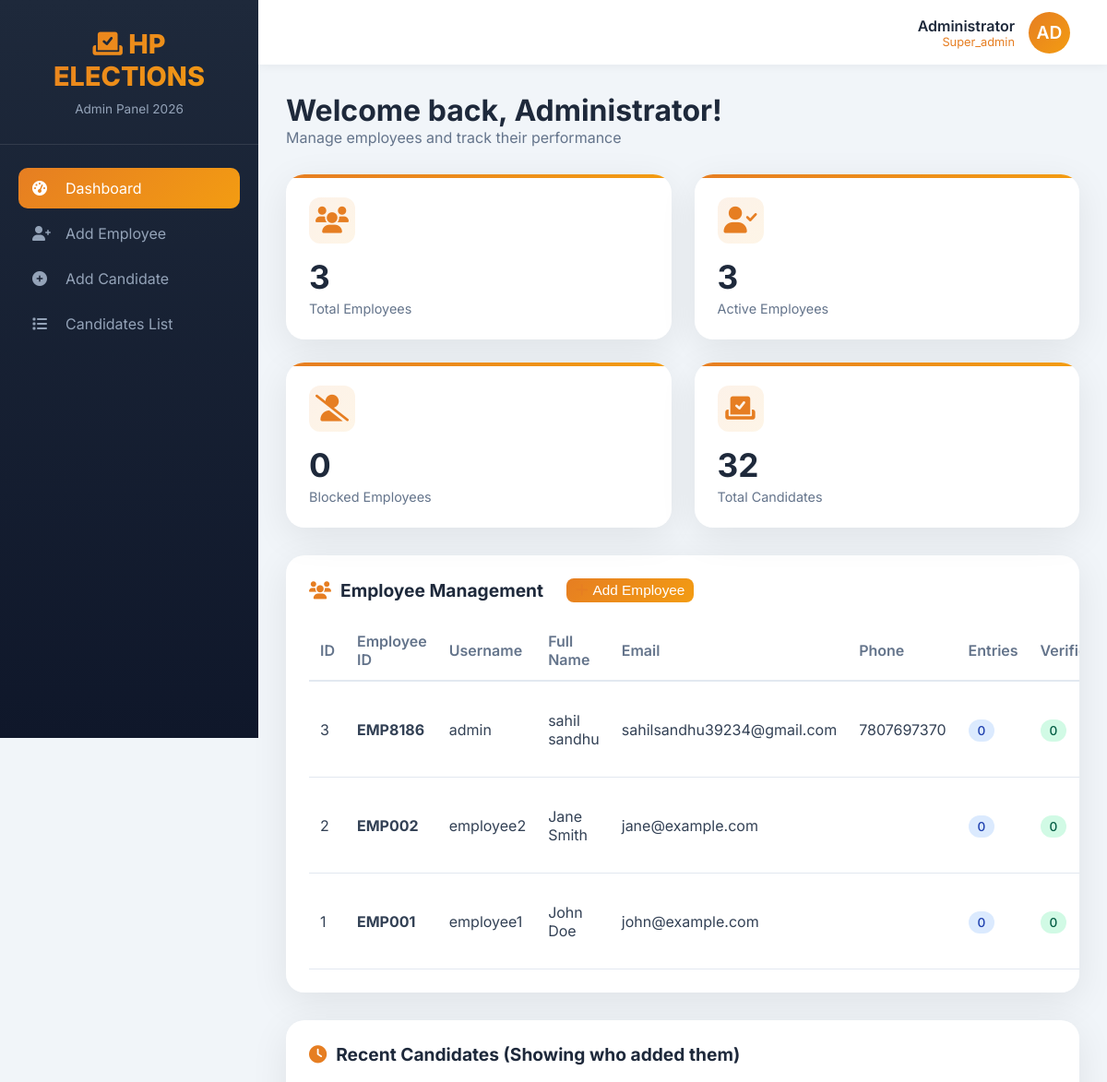
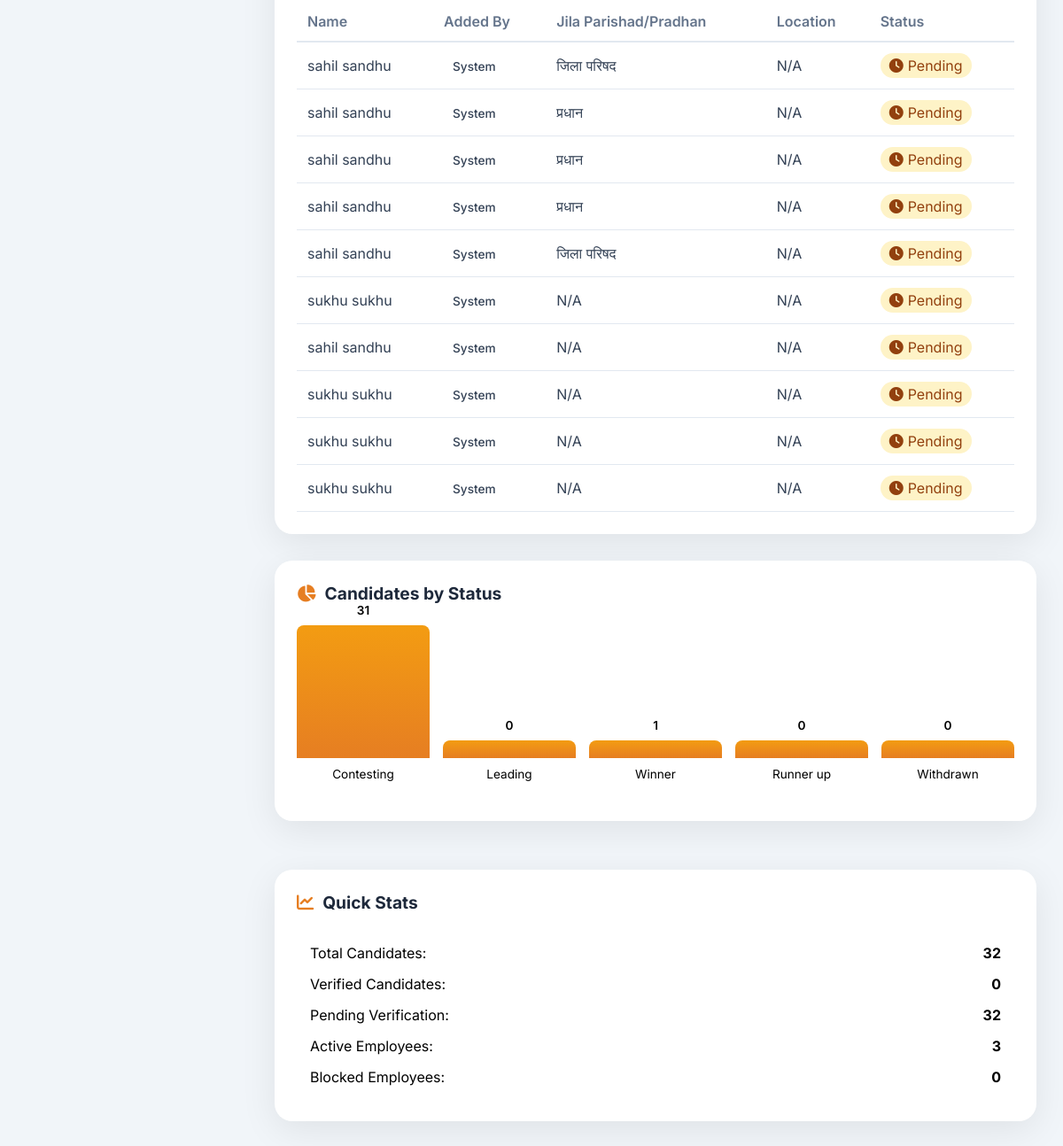
Page /admin/dashboard.php (signed in) on the committed database (2 pictures, top to bottom).
### tables this page shows
CREATE TABLE `employees` (
  `id` int(11) NOT NULL,
  `employee_id` varchar(50) NOT NULL,
  `username` varchar(100) NOT NULL,
  `password` varchar(255) NOT NULL,
  `full_name` varchar(100) NOT NULL,
  `email` varchar(100) DEFAULT NULL,
  `phone` varchar(20) DEFAULT NULL,
  `status` enum('active','blocked','inactive') DEFAULT 'active',
  `total_entries` int(11) DEFAULT 0,
  `last_login` datetime DEFAULT NULL,
  `created_at` timestamp NOT NULL DEFAULT current_timestamp(),
  `updated_at` timestamp NOT NULL DEFAULT current_timestamp() ON UPDATE current_timestamp()
);

CREATE TABLE `candidates` (
  `id` int(11) NOT NULL,
  `candidate_id` varchar(50) NOT NULL,
  `district_id` int(11) NOT NULL,
  `jila_parishad_pradhan` enum('jila_parishad','pradhan') DEFAULT NULL,
  `jila_parishad_id` int(11) DEFAULT NULL,
  `block_id` int(11) NOT NULL,
  `panchayat_id` int(11) NOT NULL,
  `village` varchar(100) NOT NULL,
  `candidate_name_hi` varchar(100) NOT NULL,
  `candidate_name_en` varchar(100) NOT NULL,
  `relation_type` enum('father','husband') NOT NULL,
  `relation_name` varchar(100) NOT NULL,
  `gender` enum('Male','Female','Other') NOT NULL,
  `age` int(11) NOT NULL,
  `education` varchar(200) DEFAULT NULL,
  `profession` varchar(100) DEFAULT NULL,
  `short_notes_hi` text DEFAULT NULL,
  `bio_hi` text DEFAULT NULL,
  `bio_en` text DEFAULT NULL,
  `slug` varchar(500) NOT NULL,
  `photo_url` varchar(500) DEFAULT NULL,
  `video_message_url` varchar(500) DEFAULT NULL,
  `interview_video_url` varchar(500) DEFAULT NULL,
  `mobile_number` varchar(15) DEFAULT NULL,
  `whatsapp_number` varchar(15) DEFAULT NULL,
  `email` varchar(100) DEFAULT NULL,
  `facebook_url` varchar(500) DEFAULT NULL,
  `twitter_url` varchar(500) DEFAULT NULL,
  `instagram_url` varchar(500) DEFAULT NULL,
  `status` enum('contesting','leading','winner','runner_up','withdrawn') DEFAULT 'contesting',
  `approval_status` enum('pending','approved','rejected') DEFAULT 'pending',
  `views` int(11) DEFAULT 0,
  `featured` tinyint(1) DEFAULT 0,
  `created_at` timestamp NOT NULL DEFAULT current_timestamp(),
  `updated_at` timestamp NOT NULL DEFAULT current_timestamp() ON UPDATE current_timestamp(),
  `created_by` int(11) DEFAULT NULL,
  `whatsapp_verified` tinyint(1) DEFAULT 0,
  `photo_hidden` tinyint(1) DEFAULT 1,
  `verification_code` varchar(6) DEFAULT NULL,
  `verification_expiry` datetime DEFAULT NULL
);

### admin/dashboard.php (the view, shortened to what this page needs)
 <?php
require_once '../config.php';
$adminName = $_SESSION['admin_name'];
$adminRole = $_SESSION['admin_role'];
$employees = $pdo->query("
    SELECT e.*,
           COUNT(c.id) as total_entries,
           COUNT(CASE WHEN c.whatsapp_verified = 1 THEN 1 END) as verified_entries
    FROM employees e
    LEFT JOIN candidates c ON e.id = c.created_by
    GROUP BY e.id
    ORDER BY e.created_at DESC
")->fetchAll();
$totalCandidates = $pdo->query("SELECT COUNT(*) FROM candidates")->fetchColumn();
$verifiedCandidates = $pdo->query("SELECT COUNT(*) FROM candidates WHERE whatsapp_verified = 1")->fetchColumn();
$pendingCandidates = $pdo->query("SELECT COUNT(*) FROM candidates WHERE whatsapp_verified = 0")->fetchColumn();
$totalEmployees = $pdo->query("SELECT COUNT(*) FROM employees")->fetchColumn();
$activeEmployees = $pdo->query("SELECT COUNT(*) FROM employees WHERE status = 'active'")->fetchColumn();
$blockedEmployees = $pdo->query("SELECT COUNT(*) FROM employees WHERE status = 'blocked'")->fetchColumn();
$recentCandidates = $pdo->query("
    SELECT c.*, e.full_name as created_by_name, e.username as created_by_username,
    CASE
        WHEN c.jila_parishad_pradhan = 'jila_parishad' THEN 'जिला परिषद'
        WHEN c.jila_parishad_pradhan = 'pradhan' THEN 'प्रधान'
        ELSE 'N/A'
    END as jila_parishad_pradhan_text
    FROM candidates c
    LEFT JOIN employees e ON c.created_by = e.id
    ORDER BY c.created_at DESC
    LIMIT 10
")->fetchAll();
$statusCounts = $pdo->query("
    SELECT status, COUNT(*) as count
    FROM candidates
    GROUP BY status
")->fetchAll();
?>
<!DOCTYPE html>
<html lang="en">
<head>
    <link rel="stylesheet" href="https://cdnjs.cloudflare.com/ajax/libs/font-awesome/6.0.0/css/all.min.css">
</head>
<body>
    <div class="sidebar">
        <div class="sidebar-header">
            <div class="logo"><i class="fas fa-vote-yea"></i> HP ELECTIONS</div>
            <div class="subtitle">Admin Panel 2026</div>
        </div>
        <div class="sidebar-menu">
            <a href="dashboard.php" class="menu-item active">
                <i class="fas fa-tachometer-alt"></i> Dashboard
            </a>
            <a href="#" class="menu-item" onclick="openCreateEmployeeModal()">
                <i class="fas fa-user-plus"></i> Add Employee
            </a>
            <a href="../index.php" class="menu-item">
                <i class="fas fa-plus-circle"></i> Add Candidate
            </a>
            <a href="#" class="menu-item" onclick="viewCandidates()">
                <i class="fas fa-list"></i> Candidates List
            </a>
        </div>
    </div>
    <div class="main-content">
        <div class="top-header">
            <div class="user-profile" onclick="toggleDropdown()">
                <div class="user-info">
                    <div class="user-name"><?php echo htmlspecialchars($adminName); ?></div>
                    <div class="user-role"><?php echo ucfirst($adminRole); ?></div>
                </div>
                <div class="user-avatar">
                    <?php echo strtoupper(substr($adminName, 0, 2)); ?>
                </div>
            </div>
        </div>
        <div class="content-area">
            <div style="margin-bottom: 30px;">
                <h1 style="font-size: 2em; color: #1e293b;">Welcome back, <?php echo htmlspecialchars($adminName); ?>!</h1>
                <p style="color: #64748b;">Manage employees and track their performance</p>
            </div>
            <div class="stats-grid">
                <div class="stat-card">
                    <div class="stat-icon"><i class="fas fa-users"></i></div>
                    <div class="stat-value"><?php echo number_format($totalEmployees); ?></div>
                    <div class="stat-label">Total Employees</div>
                </div>
                <div class="stat-card">
                    <div class="stat-icon"><i class="fas fa-user-check"></i></div>
                    <div class="stat-value"><?php echo number_format($activeEmployees); ?></div>
                    <div class="stat-label">Active Employees</div>
                </div>
                <div class="stat-card">
                    <div class="stat-icon"><i class="fas fa-user-slash"></i></div>
                    <div class="stat-value"><?php echo number_format($blockedEmployees); ?></div>
                    <div class="stat-label">Blocked Employees</div>
                </div>
                <div class="stat-card">
                    <div class="stat-icon"><i class="fas fa-vote-yea"></i></div>
                    <div class="stat-value"><?php echo number_format($totalCandidates); ?></div>
                    <div class="stat-label">Total Candidates</div>
                </div>
            </div>
            <div class="data-table">
                <h3><i class="fas fa-users"></i> Employee Management <button class="btn btn-primary btn-sm" style="margin-left: 15px;" onclick="openCreateEmployeeModal()"><i class="fas fa-plus"></i> Add Employee</button></h3>
                <table>
                    <thead>
                        <tr>
                            <th>ID</th>
                            <th>Employee ID</th>
                            <th>Username</th>
                            <th>Full Name</th>
                            <th>Email</th>
                            <th>Phone</th>
                            <th>Entries</th>
                            <th>Verified</th>
                        </thead>
                        <tbody>
                            <?php foreach ($employees as $emp): ?>
                            <tr>
                                <td><?php echo $emp['id']; ?></td>
                                <td><strong><?php echo htmlspecialchars($emp['employee_id']); ?></strong></td>
                                <td><?php echo htmlspecialchars($emp['username']); ?></td>
                                <td><?php echo htmlspecialchars($emp['full_name']); ?></td>
                                <td><?php echo htmlspecialchars($emp['email']); ?></td>
                                <td><?php echo htmlspecialchars($emp['phone']); ?></td>
                                <td><span class="badge badge-primary"><?php echo $emp['total_entries']; ?></span></td>
                                <td><span class="badge badge-success"><?php echo $emp['verified_entries']; ?></span></td>
                            </tr>
                            <?php endforeach; ?>
                        </tbody>
                    </table>
                </div>
                <div class="data-table">
                    <h3><i class="fas fa-clock"></i> Recent Candidates (Showing who added them)</h3>
                    <table>
                        <thead>
                            <tr>
                                <th>Name</th>
                                <th>Added By</th>
                                <th>Jila Parishad/Pradhan</th>
                                <th>Location</th>
                                <th>Status</th>
                            </thead>
                            <tbody>
                                <?php foreach ($recentCandidates as $candidate): ?>
                                <tr>
                                    <td><?php echo htmlspecialchars($candidate['candidate_name_en'] ?? 'N/A'); ?></td>
                                    <td>
                                        <?php if ($candidate['created_by_name']): ?>
                                            <strong><?php echo htmlspecialchars($candidate['created_by_name']); ?></strong>
                                            <br><small><?php echo htmlspecialchars($candidate['created_by_username']); ?></small>
                                        <?php else: ?>
                                            <span class="badge">System</span>
                                        <?php endif; ?>
                                    </td>
                                    <td><?php echo htmlspecialchars($candidate['jila_parishad_pradhan_text'] ?? 'N/A'); ?></td>
                                    <td><?php echo htmlspecialchars($candidate['panchayat_name'] ?? 'N/A'); ?></td>
                                    <td>
                                        <?php if ($candidate['whatsapp_verified']): ?>
                                            <span class="verified-badge"><i class="fas fa-check-circle"></i> Verified</span>
                                        <?php else: ?>
                                            <span class="pending-badge"><i class="fas fa-clock"></i> Pending</span>
                                        <?php endif; ?>
                                    </td>
                                </tr>
                                <?php endforeach; ?>
                            </tbody>
                        </table>
                    </div>
                    <div class="dashboard-grid">
                        <div class="data-table">
                            <h3><i class="fas fa-chart-pie"></i> Candidates by Status</h3>
                            <div class="chart-placeholder" style="height: 200px; display: flex; align-items: flex-end; gap: 15px; padding: 20px 0;">
                                <?php
                                $maxCount = 0;
                                $statusData = [];
                                foreach ($statusCounts as $stat) {
                                    $statusData[$stat['status']] = $stat['count'];
                                    if ($stat['count'] > $maxCount) $maxCount = $stat['count'];
                                }
                                $statuses = ['contesting', 'leading', 'winner', 'runner_up', 'withdrawn'];
                                foreach ($statuses as $status):
                                    $count = isset($statusData[$status]) ? $statusData[$status] : 0;
                                    $height = $maxCount > 0 ? ($count / $maxCount) * 150 : 20;
                                    $height = max(20, $height);
                                ?>
                                <div style="flex: 1; text-align: center;">
                                    <div style="height: <?php echo $height; ?>px; background: linear-gradient(to top, #e67e22, #f39c12); border-radius: 8px 8px 0 0; position: relative;">
                                        <span style="position: absolute; top: -25px; left: 50%; transform: translateX(-50%); font-size: 0.85em; font-weight: 600;"><?php echo $count; ?></span>
                                    </div>
                                    <div style="margin-top: 10px; font-size: 0.85em;"><?php echo ucfirst(str_replace('_', ' ', $status)); ?></div>
                                </div>
                                <?php endforeach; ?>
                            </div>
                        </div>
                        <div class="data-table">
                            <h3><i class="fas fa-chart-line"></i> Quick Stats</h3>
                            <div style="padding: 15px;">
                                <div style="display: flex; justify-content: space-between; margin-bottom: 15px;">
                                    <span>Total Candidates:</span>
                                    <strong><?php echo $totalCandidates; ?></strong>
                                </div>
                                <div style="display: flex; justify-content: space-between; margin-bottom: 15px;">
                                    <span>Verified Candidates:</span>
                                    <strong class="text-success"><?php echo $verifiedCandidates; ?></strong>
                                </div>
                                <div style="display: flex; justify-content: space-between; margin-bottom: 15px;">
                                    <span>Pending Verification:</span>
                                    <strong class="text-warning"><?php echo $pendingCandidates; ?></strong>
                                </div>
                                <div style="display: flex; justify-content: space-between; margin-bottom: 15px;">
                                    <span>Active Employees:</span>
                                    <strong><?php echo $activeEmployees; ?></strong>
                                </div>
                                <div style="display: flex; justify-content: space-between;">
                                    <span>Blocked Employees:</span>
                                    <strong><?php echo $blockedEmployees; ?></strong>
                                </div>
                            </div>
                        </div>
                    </div>
                </div>
            </div>
        </body>
        </html>

### rows in the picture
employees: id "3", employee "EMP8186", username "admin", full_name "sahil sandhu", email "sahilsandhu39234@gmail.com", phone "7807697370", total_entries "0", verified_entries "0"
employees: id "2", employee "EMP002", username "employee2", full_name "Jane Smith", email "jane@example.com", total_entries "0", verified_entries "0"
employees: id "1", employee "EMP001", username "employee1", full_name "John Doe", email "john@example.com", total_entries "0", verified_entries "0"
candidates: candidate_name_en "sahil sandhu", jila_parishad_pradhan_text "जिला परिषद", panchayat_name "N/A", whatsapp_verified 0 (drawn)
candidates: candidate_name_en "sahil sandhu", jila_parishad_pradhan_text "प्रधान", panchayat_name "N/A", whatsapp_verified 0 (drawn)
candidates: candidate_name_en "sahil sandhu", jila_parishad_pradhan_text "प्रधान", panchayat_name "N/A", whatsapp_verified 0 (drawn)
candidates: candidate_name_en "sahil sandhu", jila_parishad_pradhan_text "प्रधान", panchayat_name "N/A", whatsapp_verified 0 (drawn)
candidates: candidate_name_en "sahil sandhu", jila_parishad_pradhan_text "जिला परिषद", panchayat_name "N/A", whatsapp_verified 0 (drawn)
candidates: candidate_name_en "sukhu sukhu", jila_parishad_pradhan_text "N/A", panchayat_name "N/A", whatsapp_verified 0 (drawn)
candidates: candidate_name_en "sahil sandhu", jila_parishad_pradhan_text "N/A", panchayat_name "N/A", whatsapp_verified 0 (drawn)
candidates: candidate_name_en "sukhu sukhu", jila_parishad_pradhan_text "N/A", panchayat_name "N/A", whatsapp_verified 0 (drawn)
candidates: candidate_name_en "sukhu sukhu", jila_parishad_pradhan_text "N/A", panchayat_name "N/A", whatsapp_verified 0 (drawn)
candidates: candidate_name_en "sukhu sukhu", jila_parishad_pradhan_text "N/A", panchayat_name "N/A", whatsapp_verified 0 (drawn)

### other values in the picture
$adminName "Administrator"
$adminRole "Super_admin"
substr($adminName, 0, 2) "AD"
$totalEmployees "3"
$activeEmployees "3"
$blockedEmployees "0"
$totalCandidates "32"
$count "31"
str_replace('_', ' ', $status) "Contesting"
$count "0"
str_replace('_', ' ', $status) "Leading"
$count "1"
str_replace('_', ' ', $status) "Winner"
str_replace('_', ' ', $status) "Runner up"
str_replace('_', ' ', $status) "Withdrawn"
